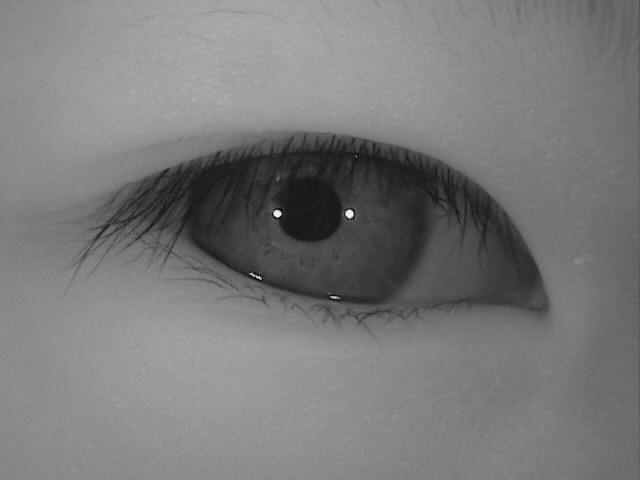
#> input picture scripts/S3001L01.jpg, 640 x 480 px
$ jupyter execute smothing.ipynb
#> lines starting #> are read from the running program, lines starting #| are printed output that depends on the picture; after the words box and inside, x2 and y2 are one past the last pixel; in counts of white or black regions, pixels touching at a corner belong together
[cell 1]
import cv2

[cell 2]
GrayImage = cv2.imread('S3001L01.jpg')
#> GrayImage is the input picture: shape (480, 640, 3); min 0, max 255, mean 121.9

[cell 3]
img = cv2.imread('S3001L01.jpg')

[cell 4]
# [5 lines of commented-out code are left out]

[cell 5]
ret,thresh1=cv2.threshold(GrayImage,127,255,cv2.THRESH_BINARY)
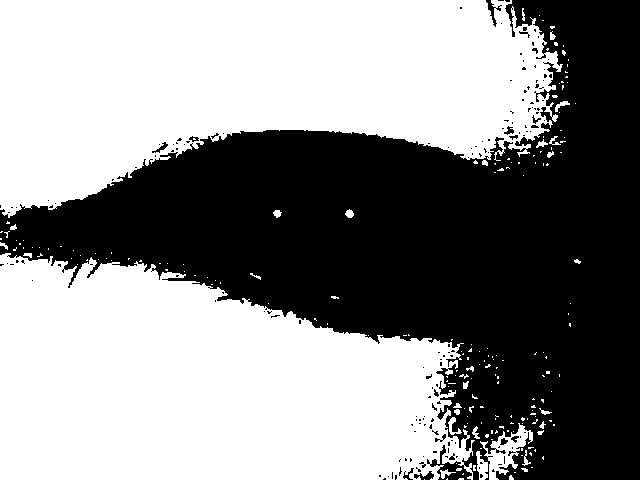
#> thresh1: shape (480, 640, 3); 55% white; 160 black regions (144 under 20 px), largest, box (x1, y1, x2, y2) and area: (0, 0, 640, 480) 136970, (486, 0, 502, 27) 117, (414, 471, 434, 480) 93

[cell 6]
ret,thresh2=cv2.threshold(GrayImage,127,255,cv2.THRESH_BINARY_INV)
ret,thresh3=cv2.threshold(GrayImage,127,255,cv2.THRESH_TRUNC)
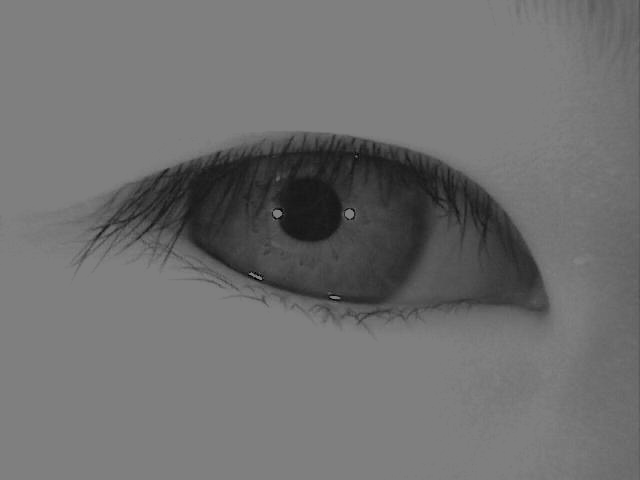
#> thresh3: shape (480, 640, 3); min 0, max 127, mean 111.6
ret,thresh4=cv2.threshold(GrayImage,127,255,cv2.THRESH_TOZERO)
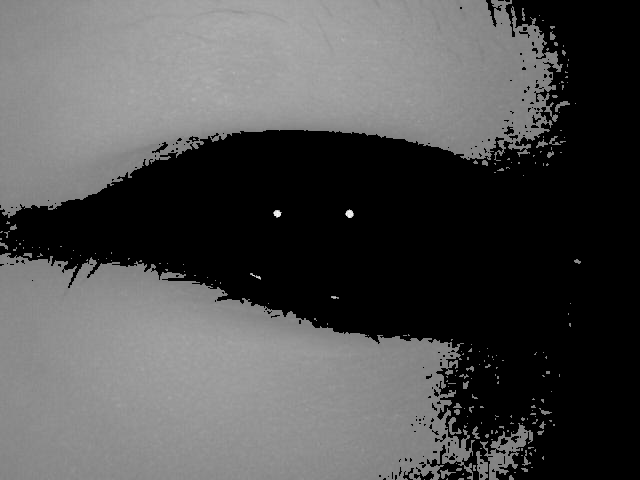
#> thresh4: shape (480, 640, 3); min 0, max 255, mean 80.1
ret,thresh5=cv2.threshold(GrayImage,127,255,cv2.THRESH_TOZERO_INV)
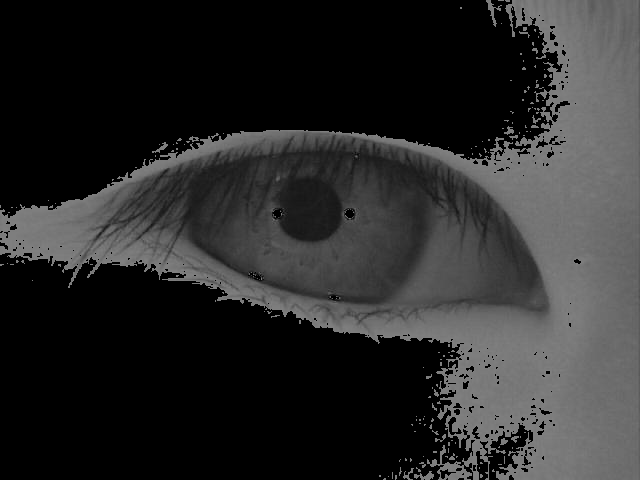
#> thresh5: shape (480, 640, 3); min 0, max 127, mean 41.8
